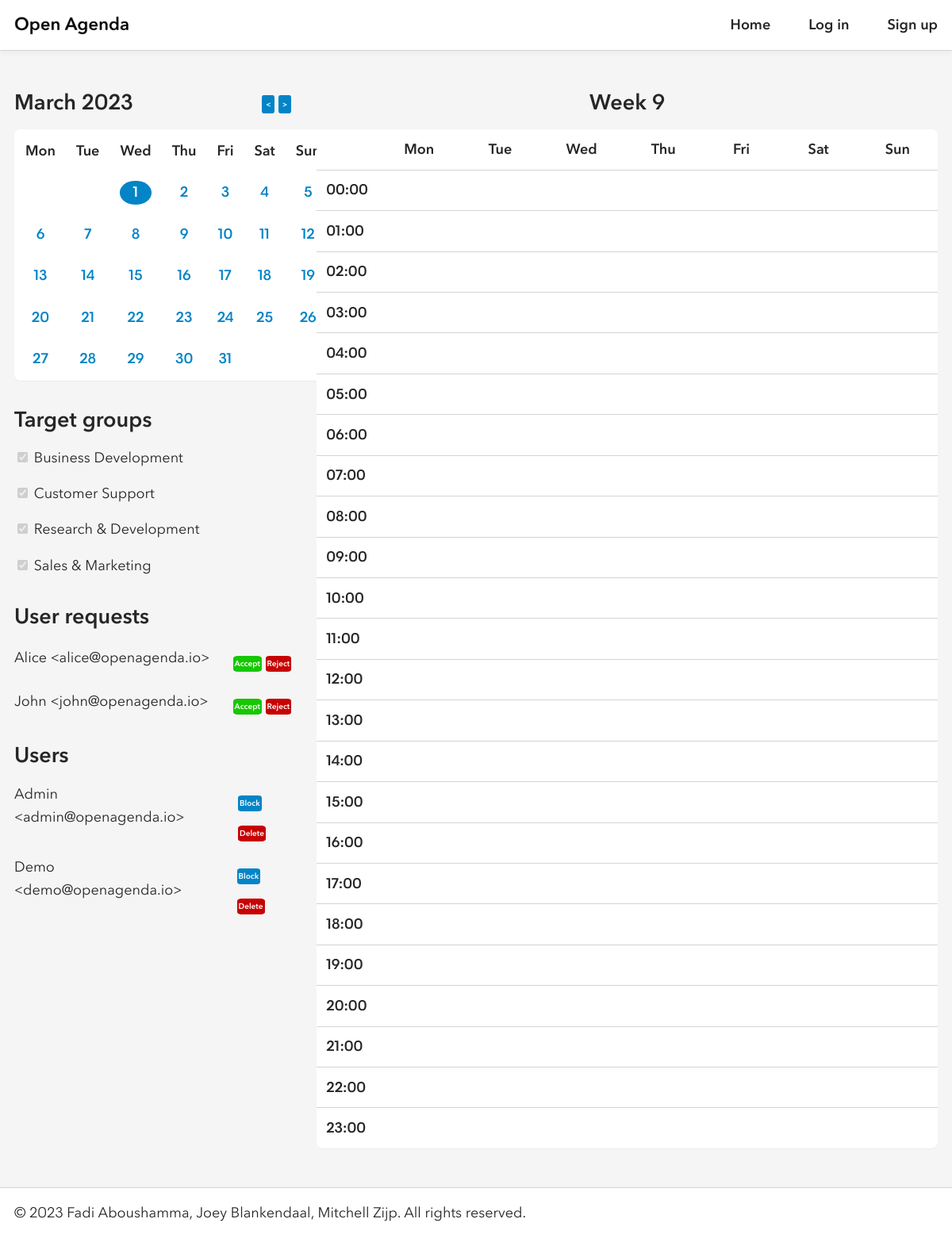
/admin.php?year=2023&month=3&day=1, run on the app's committed database.
### tables this page shows
create table if not exists groups
(
    id char(36) not null,
    name varchar(31) not null,
    primary key (id),
    unique (name)
);

create table if not exists users
(
    id char(36) not null,
    name varchar(63) not null,
    email varchar(255) not null,
    password varchar(255) not null,
    is_accepted int(1) not null default 0,
    is_admin boolean not null default 0,
    primary key (id),
    unique (email)
);

### private/bootstrap.php (called while the page is built, shortened)
<?php
$db = new mysqli('localhost', 'root', '', 'openagenda');
require_once('classes/groupmanager.php');
require_once('classes/usermanager.php');
$groupManager = new GroupManager($db);
$userManager = new UserManager($db);

### private/classes/groupmanager.php (called while the page is built)
<?php
final class GroupManager
{
    private $db;
    public function __construct($db)
    {
        $this->db = $db;
    }
    public function get_groups()
    {
        $result = $this->db->query("SELECT * FROM groups");
        return $result->fetch_all(MYSQLI_ASSOC);
    }
}

### private/classes/usermanager.php (called while the page is built, shortened)
<?php
final class UserManager
{
    private $db;
    public function __construct($db)
    {
        $this->db = $db;
    }
    public function get_accepted_users()
    {
        $result = $this->db->query("SELECT * FROM users WHERE is_accepted = 1;");
        return $result->fetch_all(MYSQLI_ASSOC);
    }
    public function get_pending_users()
    {
        $result = $this->db->query("SELECT * FROM users WHERE is_accepted = 0;");
        return $result->fetch_all(MYSQLI_ASSOC);
    }
}

### public/admin.php (the view)
<?php
require_once('../private/components/header.php');
?>
<div class="flex-x">
    <div class="flex-y gap-2 width-30">
        <section class="flex-y">
            <?php
            require_once('../private/components/calendar_month.php');
            ?>
        </section>
        <section class="flex-y">
            <?php
            require_once('../private/components/target_groups.php');
            ?>
        </section>
        <section class="flex-y">
            <header>
                <h2 class="left">User requests</h2>
            </header>
            <?php
            foreach ($userManager->get_pending_users() as $user)
            {
            ?>
                <div class="flex-x center">
                    <p><?= $user['name']; ?> &lt;<?= $user['email']; ?>&gt;</p>
                    <div class="right">
                        <form class="inline-block">
                            <button class="small-button accept-button">Accept</button>
                        </form>
                        <form class="inline-block">
                            <button class="small-button decline-button">Reject</button>
                        </form>
                    </div>
                </div>
            <?php
            }
            ?>
        </section>
        <section class="flex-y">
            <header>
                <h2 class="left">Users</h2>
            </header>
            <?php
            foreach ($userManager->get_accepted_users() as $user)
            {
            ?>
                <div class="flex-x">
                    <p><?= $user['name']; ?> &lt;<?= $user['email']; ?>&gt;</p>
                    <div class="right">
                        <form class="inline-block">
                            <button class="small-button block-button">Block</button>
                        </form>
                        <form class="inline-block">
                            <button class="small-button delete-button">Delete</button>
                        </form>
                    </div>
                </div>
            <?php
            }
            ?>
        </section>
    </div>
    <div class="flex-y width-70">
        <?php
        require_once('../private/components/calendar_week.php');
        ?>
    </div>
</div>
<?php
require_once('../private/components/footer.php');

### private/components/target_groups.php
<header>
    <h2 class="left">Target groups</h2>
</header>
<form class="flex-y">
    <?php
    $groups = $groupManager->get_groups();
    if (count($groups) == 0)
    {
    ?>
        <p>No target groups have been created yet.</p>
    <?php
    }
    else
    {
        foreach ($groups as $group)
        {
        ?>
            <div>
                <input type="checkbox" checked disabled>
                <label><?= $group['name'] ?></label>
            </div>
        <?php
        }
    }
    ?>
</form>

### public/assets/style.css (style rules this page uses)
:root { --border: 1px solid var(--border-color); --border-color: #d4d4d4; --border-radius: .5rem; --gap: 1rem; --line-height: 1.618; --padding: var(--padding-y) var(--padding-x); --padding-x: 1.125rem; --padding-y: 1rem; --transition: all .5s; --black: #262626; --black-dark: #000; --green: #16a34a; --light: #f5f5f5; --red: #dc2626; --sky: #0284c7; --sky-dark: #0369a1; --white: #fff; }
html { height: 100%; }
body, button, input { -moz-osx-font-smoothing: grayscale; -webkit-font-smoothing: antialiased; color: var(--black); font: 1.125rem Avenir Next, system-ui,-apple-system,"Segoe UI",Roboto,"Helvetica Neue","Noto Sans","Liberation Sans",Arial,sans-serif,"Apple Color Emoji","Segoe UI Emoji","Segoe UI Symbol","Noto Color Emoji"; line-height: var(--line-height); }
body { background: var(--light); display: flex; flex-direction: column; height: inherit; margin: 0; }
h1, h2, h3 { line-height: calc(var(--line-height) / 2 + .5); margin: 0; text-align: center; }
p { margin: 0; }
.flex-x, .flex-y { display: flex; gap: var(--gap); }
main > .flex-x, main > .flex-y { gap: calc(var(--gap) * 2); }
.flex-x { flex-direction: row; }
.flex-y { flex-direction: column; }
.right { margin-left: auto; }
form { display: flex; flex-direction: column; gap: var(--gap); }
form > div, form .flex-y { gap: calc(var(--gap) / 4) !important; }
form > button { margin-top: var(--gap); }
input { border: var(--border); border-radius: var(--border-radius); padding: var(--padding); }
button, .button { background: var(--sky); border: none; border-radius: var(--border-radius); color: var(--white); cursor: pointer; display: inline-block; font-weight: bold; padding: calc(var(--padding-y) * .75) calc(var(--padding-x) * 1.5); text-align: center; text-decoration: none; }
.small-button { font-size: 10px; display: inline-block; color: var(--white); text-decoration: none; padding: 2px; border-radius: 15%; }
.accept-button { background-color: #16c702; }
.decline-button { background-color: #c70202; }
.delete-button { background-color: #c70202; }
.block-button { background-color: #0284c7; }
.gap-2 { gap: calc(var(--gap) * 2); }
.inline-block { display: inline-block; }
.left { text-align: left; }
.center { align-items: center; }
.width-30 { width: 30%; }
.width-70 { width: 70%; }

### data on the page
groups: name "Business Development"
groups: name "Customer Support"
groups: name "Research & Development"
groups: name "Sales & Marketing"
users: name "Alice", email "alice@openagenda.io"
users: name "John", email "john@openagenda.io"
users: name "Admin", email "admin@openagenda.io"
users: name "Demo", email "demo@openagenda.io"

### other printed values
date('F Y', mktime(0, 0, 0, $month, 1, $year)) "March 2023"
$days[$i] "Mon"
$days[$i] "Tue"
$days[$i] "Wed"
$days[$i] "Thu"
$days[$i] "Fri"
$days[$i] "Sat"
$days[$i] "Sun"
$week_number "9"
$day "Mon"
$day "Tue"
$day "Wed"
$day "Thu"
$day "Fri"
$day "Sat"
